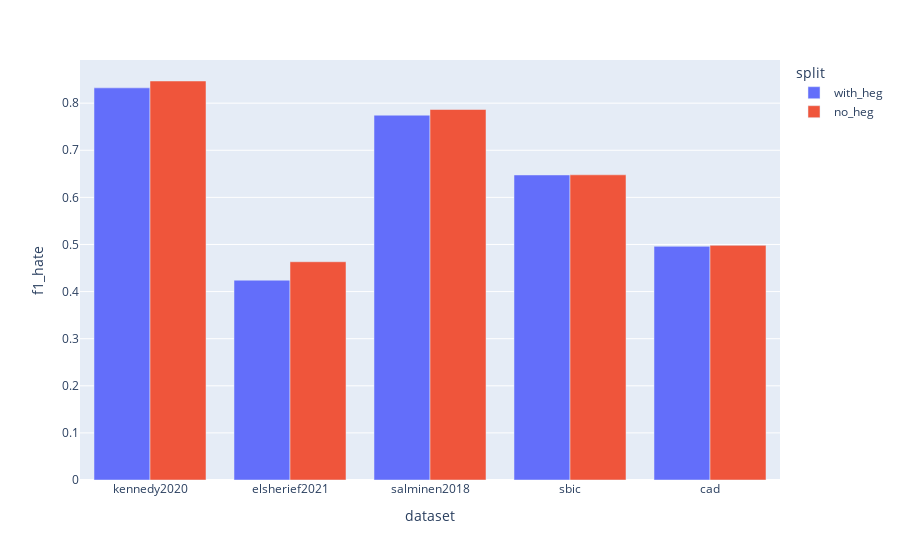

The notebook cell this image was saved under:
### Markdown cell above
# Visualize scores

### Code cell
import plotly.express as px

px.bar(f1_scores, x='dataset', y='f1_hate', color='split', barmode='group')

### Figure 1 — Plotly figure (JSON) as saved in the notebook; plotly's stock layout.template omitted (floating-point values rounded to 4 significant figures)
{"data": [{"alignmentgroup": "True", "hovertemplate": "split=with_heg<br>dataset=%{x}<br>f1_hate=%{y}<extra></extra>", "legendgroup": "with_heg", "marker": {"color": "#636efa", "pattern": {"shape": ""}}, "name": "with_heg", "offsetgroup": "with_heg", "orientation": "v", "showlegend": true, "textposition": "auto", "type": "bar", "x": ["kennedy2020", "elsherief2021", "salminen2018", "sbic", "cad"], "xaxis": "x", "y": [0.8325, 0.4242, 0.7745, 0.6476, 0.496], "yaxis": "y"}, {"alignmentgroup": "True", "hovertemplate": "split=no_heg<br>dataset=%{x}<br>f1_hate=%{y}<extra></extra>", "legendgroup": "no_heg", "marker": {"color": "#EF553B", "pattern": {"shape": ""}}, "name": "no_heg", "offsetgroup": "no_heg", "orientation": "v", "showlegend": true, "textposition": "auto", "type": "bar", "x": ["kennedy2020", "elsherief2021", "salminen2018", "sbic", "cad"], "xaxis": "x", "y": [0.8471, 0.4633, 0.7865, 0.6479, 0.4982], "yaxis": "y"}], "layout": {"autosize": true, "barmode": "group", "legend": {"title": {"text": "split"}, "tracegroupgap": 0}, "margin": {"t": 60}, "xaxis": {"anchor": "y", "autorange": true, "domain": [0, 1], "range": [-0.5, 4.5], "title": {"text": "dataset"}, "type": "category"}, "yaxis": {"anchor": "x", "autorange": true, "domain": [0, 1], "range": [0, 0.8916], "title": {"text": "f1_hate"}, "type": "linear"}}}
